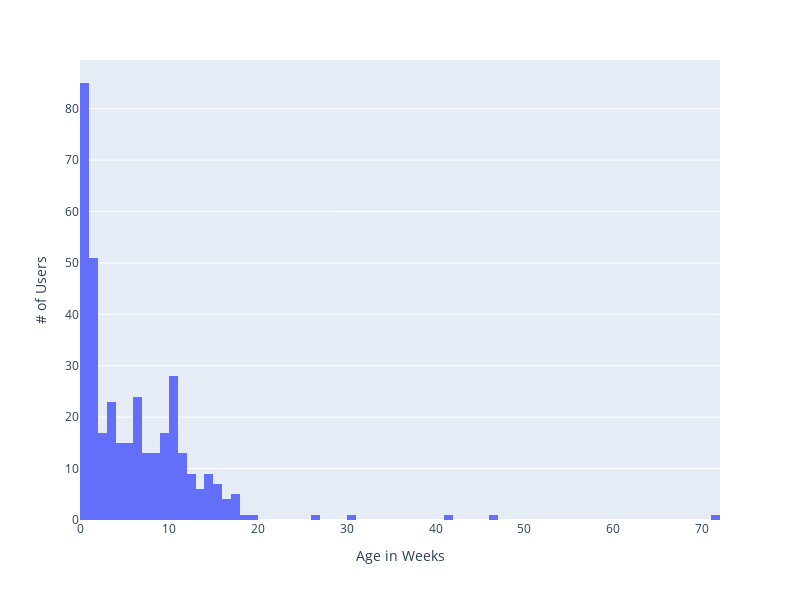

Source (notebook cell):
### Code cell
fig = px.histogram(x=actives[actives['age'] > 0]['age'].tolist(), labels={'x': 'Age in Weeks'}, width=800, height=600)

fig.update_traces(xbins=dict(
    start=0.0,
    end=365,
    size=1
))

fig.layout.yaxis.title.text = '# of Users'


fig.show()

### Figure 1 — Plotly figure (JSON) as saved in the notebook; plotly's stock layout.template omitted (floating-point values rounded to 4 significant figures; data arrays with more than 128 entries replaced by an {"elided": "..."} marker saying what was removed)
{"data": [{"alignmentgroup": "True", "bingroup": "x", "hovertemplate": "Age in Weeks=%{x}<br>count=%{y}<extra></extra>", "legendgroup": "", "marker": {"color": "#636efa"}, "name": "", "offsetgroup": "", "orientation": "v", "showlegend": false, "type": "histogram", "x": {"elided": "361 float values"}, "xaxis": "x", "xbins": {"end": 365, "size": 1, "start": 0}, "yaxis": "y"}], "layout": {"barmode": "relative", "height": 600, "legend": {"tracegroupgap": 0}, "margin": {"t": 60}, "width": 800, "xaxis": {"anchor": "y", "domain": [0, 1], "title": {"text": "Age in Weeks"}}, "yaxis": {"anchor": "x", "domain": [0, 1], "title": {"text": "# of Users"}}}}
